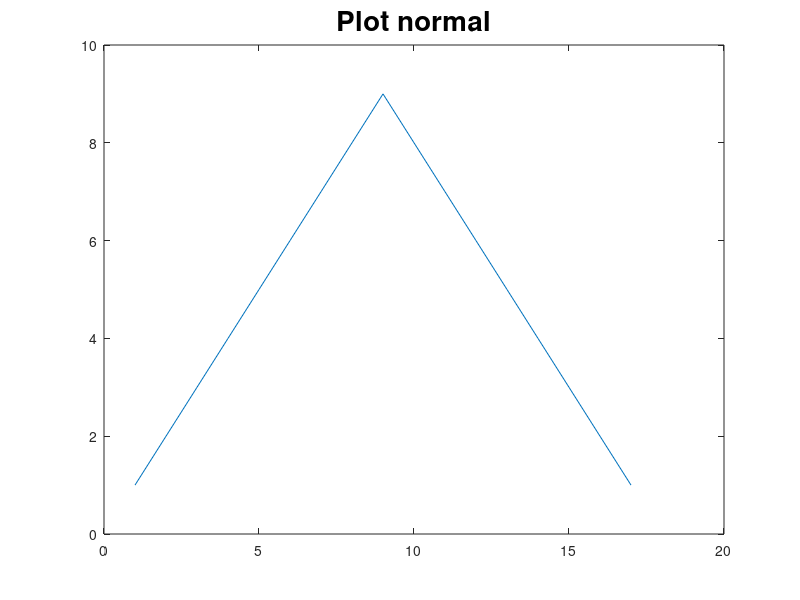

Reproduce this figure in MATLAB.
clear all; close all;
x = [1 2 3 4 5 6 7 8 9 8 7 6 5 4 3 2 1]
clasedeplot = 'plot';

switch clasedeplot
  case 'bar'
    bar(x); title('Bar', 'fontsize', 20)
   case 'pie'
    pie(x); title('Pie', 'fontsize', 20)
   case 'pie3'
    pie3(x); title('Pie 3d', 'fontsize', 20)
   case 'plot'
    plot(x); title('Plot normal', 'fontsize', 20)
   case 'loglog' 
    loglog(x); title('Plot ejes Logaritmos', 'fontsize', 20)
   otherwise
    warning('tipo de plot no esperado')
end
